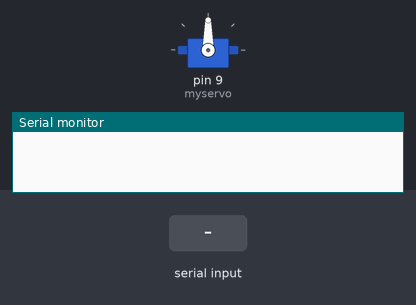
This sketch was run on a simulated Arduino Uno, built with avr-gcc and run on an emulated ATmega328P. Parts: servo, the last lines printed to the serial monitor. The test bench sets the inputs (shaded band).

Above: at 1.2 s.
1.3 s: "30,150\n" received over Serial
At 2.5 s:
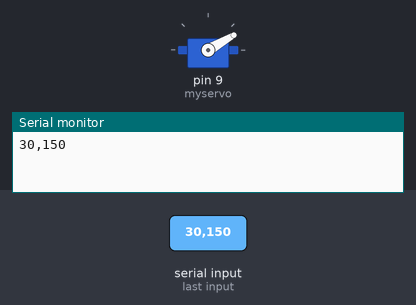
2.8 s: "5\n" received over Serial
At 3.4 s:
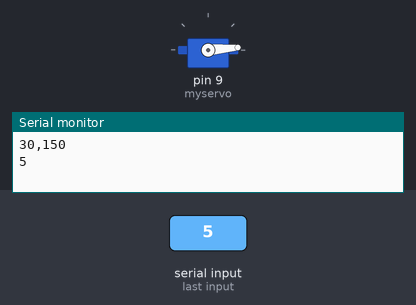
4.3 s: "200\n" received over Serial
At 4.6 s:
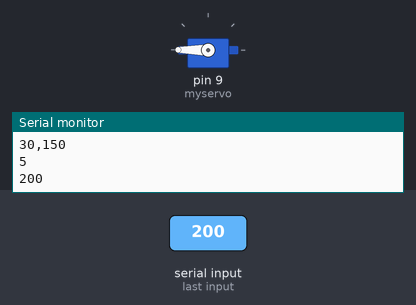
5.8 s: "90,45\n" received over Serial
At 7.1 s:
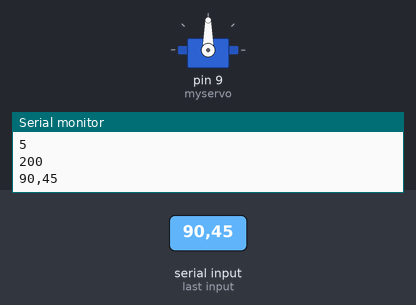
Timing chart, 0 to 8.3 s (numbered marks = the images above; inputs shaded):
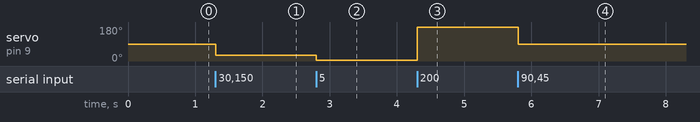

The sketch:

Motor_Movement.ino
```cpp
#include <Servo.h>
Servo myservo;
String command;
int pos;

void setup() {

  myservo.attach(9);
  Serial.begin(9600);
}

void loop()
{
  if(Serial.available())
    {
    command = Serial.readStringUntil('\n');
    pos = command.toInt();
    myservo.write(pos);
    Serial.println(command);
    }
}
```

Measured:
- after the input at 1.3 s, servo on pin 9 (myservo): 90° → 30° at once
- after the input at 2.8 s, servo on pin 9 (myservo): 30° → 5° at once
- after the input at 4.3 s, servo on pin 9 (myservo): 5° → 180° at once
- after the input at 5.8 s, servo on pin 9 (myservo): 180° → 90° at once
